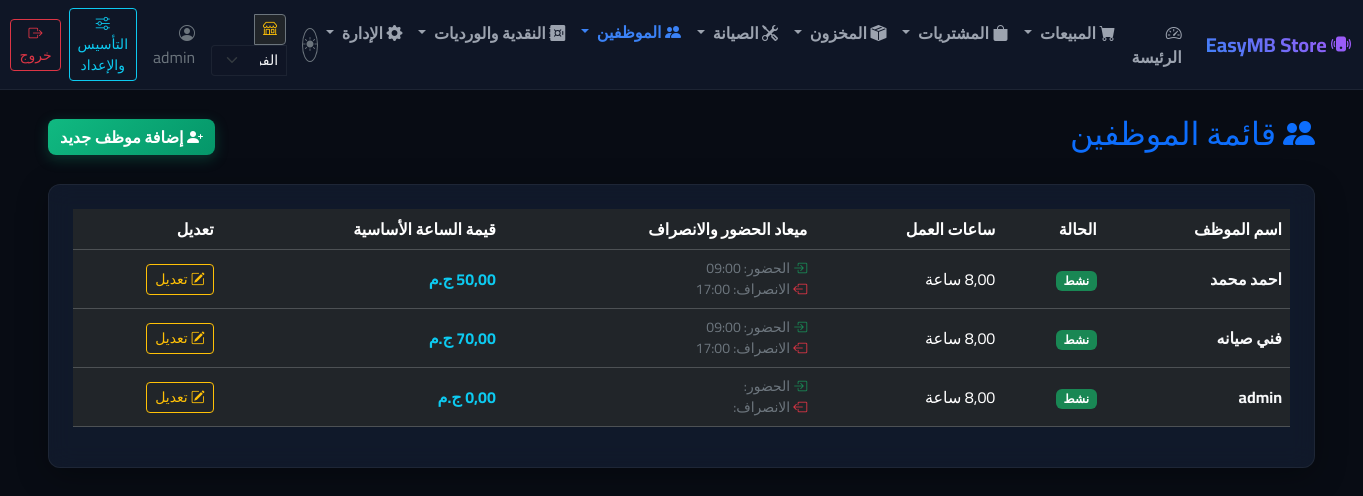
The page /hr/employees/ (signed in) on the database its author committed.
### erp/models.py (models this page shows, shortened)
class EmployeeProfile(models.Model):
    user = models.OneToOneField(User, on_delete=models.CASCADE, related_name='employee_profile', verbose_name="حساب المستخدم")
    active_branch = models.ForeignKey(Branch, on_delete=models.SET_NULL, null=True, blank=True, related_name='active_employees', verbose_name="الفرع النشط حالياً")
    allowed_branches = models.ManyToManyField(Branch, blank=True, related_name='employees', verbose_name="الفروع المسموح بها")
    hourly_rate = models.DecimalField(max_digits=8, decimal_places=2, default=0.00, verbose_name="قيمة ساعة العمل العادية")
    daily_working_hours = models.DecimalField(max_digits=4, decimal_places=2, default=8.00, verbose_name="ساعات العمل اليومية")
    shift_start_time = models.TimeField(null=True, blank=True, verbose_name="ميعاد الحضور")
    shift_end_time = models.TimeField(null=True, blank=True, verbose_name="ميعاد الانصراف")
    deduction_per_hour = models.DecimalField(max_digits=8, decimal_places=2, default=0.00, verbose_name="قيمة الخصم للساعة")
    overtime_per_hour = models.DecimalField(max_digits=8, decimal_places=2, default=0.00, verbose_name="قيمة الإضافي للساعة")
    base_salary = models.DecimalField(max_digits=10, decimal_places=2, default=0.00, verbose_name="الراتب الأساسي (اختياري)")
    is_active = models.BooleanField(default=True, verbose_name="على رأس العمل")
    class Meta:
        verbose_name = "ملف الموظف"
        verbose_name_plural = "ملفات الموظفين"

### erp/views.py (the view)
# urls.py: path('hr/employees/', views.employee_list, name='employee_list'),
@login_required
@permission_required('erp.view_employeeprofile', raise_exception=True)
def employee_list(request):
    employees = EmployeeProfile.objects.all().select_related('user')
    return render(request, 'erp/hr/employee_list.html', {'employees': employees})

### erp/context_processors.py (called while the page is built)
def branch_processor(request):
    context = {}
    if hasattr(request, 'branch'):
        context['active_branch'] = request.branch
        context['is_all_branches'] = (request.branch is None and request.session.get('active_branch_id') == 'all')
    if hasattr(request, 'user_allowed_branches') and request.user_allowed_branches:
        context['user_allowed_branches'] = request.user_allowed_branches
    return context

### erp/views.py (called while the page is built, shortened)
def permission_required(perm, login_url=None, raise_exception=False):
    def decorator(view_func):
        @wraps(view_func)
        def _wrapped_view(request, *args, **kwargs):
            if raise_exception:
                perms = [perm] if isinstance(perm, str) else perm
            return django_permission_required(perm, login_url=login_url, raise_exception=raise_exception)(view_func)(request, *args, **kwargs)
        return _wrapped_view
    return decorator

### erp/templates/erp/hr/employee_list.html (shortened to what this page needs)
{% extends 'erp/base.html' %}
{% block content %}
<div class="d-flex justify-content-between align-items-center mb-4">
    <h2 class="text-primary"><i class="bi bi-people-fill"></i> قائمة الموظفين</h2>
    <a href="{% url 'erp:employee_create' %}" class="btn btn-success">
        <i class="bi bi-person-plus-fill"></i> إضافة موظف جديد
    </a>
</div>
<div class="glass-card p-4">
    <div class="table-responsive">
        <table class="table table-dark table-hover align-middle custom-table">
            <thead>
                <tr>
                    <th>اسم الموظف</th>
                    <th>الحالة</th>
                    <th>ساعات العمل</th>
                    <th>ميعاد الحضور والانصراف</th>
                    <th>قيمة الساعة الأساسية</th>
                    <th>تعديل</th>
                </tr>
            </thead>
            <tbody>
                {% for emp in employees %}
                <tr>
                    <td>
                        <span class="fw-bold text-light">{{ emp.user.get_full_name|default:emp.user.username }}</span>
                    </td>
                    <td>
                        {% if emp.is_active %}
                            <span class="badge bg-success">نشط</span>
                        {% else %}
                            <span class="badge bg-danger">غير نشط</span>
                        {% endif %}
                    </td>
                    <td>{{ emp.daily_working_hours }} ساعة</td>
                    <td>
                        <small class="text-secondary d-block">
                            <i class="bi bi-box-arrow-in-right text-success"></i> الحضور: {{ emp.shift_start_time|default:"غير محدد"|time:"H:i" }}
                        </small>
                        <small class="text-secondary d-block">
                            <i class="bi bi-box-arrow-left text-danger"></i> الانصراف: {{ emp.shift_end_time|default:"غير محدد"|time:"H:i" }}
                        </small>
                    </td>
                    <td class="text-info fw-bold">{{ emp.hourly_rate }} ج.م</td>
                    <td>
                        <a href="{% url 'erp:employee_edit' emp.id %}" class="btn btn-sm btn-outline-warning">
                            <i class="bi bi-pencil-square"></i> تعديل
                        </a>
                    </td>
                </tr>
                {% empty %}
                <tr>
                    <td colspan="6" class="text-center text-muted py-4">لا يوجد موظفين مسجلين حالياً.</td>
                </tr>
                {% endfor %}
            </tbody>
        </table>
    </div>
</div>
{% endblock %}

### erp/templates/erp/base.html (shortened to what this page needs)
<!DOCTYPE html>
<html lang="ar" dir="rtl">
<head>
    <link rel="stylesheet" href="https://cdn.jsdelivr.net/npm/bootstrap@5.3.2/dist/css/bootstrap.rtl.min.css">
    <link rel="stylesheet" href="https://cdn.jsdelivr.net/npm/bootstrap-icons@1.11.2/font/bootstrap-icons.min.css">
    {% load static %}
    <link rel="stylesheet" href="{% static 'css/styles.css' %}?v={% now 'U' %}">
</head>
<body>
    <nav class="navbar navbar-expand-lg navbar-dark navbar-custom sticky-top">
        <div class="container-fluid">
            <a class="navbar-brand" href="{% if request.user.is_staff or request.user.is_superuser %}{% url 'erp:dashboard' %}{% elif perms.erp.add_saleinvoice %}{% url 'erp:pos' %}{% elif perms.erp.change_repairticket %}{% url 'erp:repair_list' %}{% else %}{% url 'erp:pos' %}{% endif %}">
                <i class="bi bi-phone-vibrate-fill"></i> EasyMB Store
            </a>
            <div class="collapse navbar-collapse" id="navbarNav">
                <ul class="navbar-nav me-auto mb-2 mb-lg-0">
                    {% if request.user.is_staff or request.user.is_superuser %}
                    <li class="nav-item">
                        <a class="nav-link {% if request.resolver_match.view_name == 'erp:dashboard' %}active{% endif %}" href="{% url 'erp:dashboard' %}">
                            <i class="bi bi-speedometer2"></i> الرئيسة
                        </a>
                    </li>
                    {% endif %}
                    {% if perms.erp.add_saleinvoice %}
                    <li class="nav-item dropdown">
                        <a class="nav-link dropdown-toggle " href="#" id="salesDropdown" role="button" data-bs-toggle="dropdown" aria-expanded="false">
                            <i class="bi bi-cart-fill"></i> المبيعات
                        </a>
                    </li>
                    {% endif %}
                    {% if perms.erp.add_device or perms.erp.view_purchaseinvoice %}
                    <li class="nav-item dropdown">
                        <a class="nav-link dropdown-toggle {% if 'purchase' in request.resolver_match.view_name %}active{% endif %}" href="#" id="purchasesDropdown" role="button" data-bs-toggle="dropdown" aria-expanded="false">
                            <i class="bi bi-bag-fill"></i> المشتريات
                        </a>
                    </li>
                    {% endif %}
                    {% if perms.erp.view_stock or perms.erp.view_stocktransfer %}
                    <li class="nav-item dropdown">
                        <a class="nav-link dropdown-toggle " href="#" id="inventoryDropdown" role="button" data-bs-toggle="dropdown" aria-expanded="false">
                            <i class="bi bi-box-seam-fill"></i> المخزون
                        </a>
                    </li>
                    {% endif %}
                    {% if perms.erp.view_repairticket %}
                    <li class="nav-item dropdown">
                        <a class="nav-link dropdown-toggle {% if 'repair' in request.resolver_match.view_name %}active{% endif %}" href="#" id="repairsDropdown" role="button" data-bs-toggle="dropdown" aria-expanded="false">
                            <i class="bi bi-tools"></i> الصيانة
                        </a>
                    </li>
                    {% endif %}
                    {% if request.user.is_authenticated %}
                    <li class="nav-item dropdown">
                        <a class="nav-link dropdown-toggle {% if 'hr' in request.resolver_match.view_name or 'employee' in request.resolver_match.view_name or 'payroll' in request.resolver_match.view_name or 'attendance' in request.resolver_match.view_name %}active{% endif %}" href="#" id="hrDropdown" role="button" data-bs-toggle="dropdown" aria-expanded="false">
                            <i class="bi bi-people-fill"></i> الموظفين
                        </a>
                    </li>
                    {% endif %}
                    {% if perms.erp.view_cashshift %}
                    <li class="nav-item dropdown">
                        <a class="nav-link dropdown-toggle " href="#" id="cashDropdown" role="button" data-bs-toggle="dropdown" aria-expanded="false">
                            <i class="bi bi-safe-fill"></i> النقدية والورديات
                        </a>
                    </li>
                    {% endif %}
                    {% if request.user.is_staff or request.user.is_superuser %}
                    <li class="nav-item dropdown">
                        <a class="nav-link dropdown-toggle " href="#" id="adminDropdown" role="button" data-bs-toggle="dropdown" aria-expanded="false">
                            <i class="bi bi-gear-fill"></i> الإدارة
                        </a>
                    </li>
                    {% endif %}
                </ul>
                <div class="d-flex align-items-center">
                    <button id="themeToggleBtn" class="btn btn-outline-secondary btn-sm me-3 text-secondary" title="تغيير نظام الإضاءة" style="border-radius: 50%; width: 34px; height: 34px; display: flex; align-items: center; justify-content: center; padding: 0;">
                        <i id="themeToggleIcon" class="bi bi-sun-fill"></i>
                    </button>
                    {% if request.user.is_authenticated %}
                        {% if user_allowed_branches %}
                        <form action="{% url 'erp:switch_branch' %}" method="POST" class="d-inline me-3">
                            <div class="input-group input-group-sm">
                                <span class="input-group-text bg-dark text-warning border-secondary">
                                    <i class="bi bi-shop"></i>
                                </span>
                                <select name="branch_id" class="form-select bg-dark text-light border-secondary" onchange="this.form.elements['next'].value = window.location.pathname + window.location.search + window.location.hash; this.form.submit()" style="max-width: 150px;">
                                    {% for b in user_allowed_branches %}
                                    <option value="{{ b.id }}" {% if active_branch and active_branch.id == b.id %}selected{% endif %}>{{ b.name }}</option>
                                    {% endfor %}
                                </select>
                            </div>
                        </form>
                        {% endif %}
                        <span class="text-secondary me-3">
                            <i class="bi bi-person-circle"></i> {{ request.user.username }}
                        </span>
                        {% if perms.erp.change_storesetting %}
                        <a href="{% url 'erp:setup_dashboard' %}" class="btn btn-outline-info btn-sm me-2">
                            <i class="bi bi-sliders"></i> التأسيس والإعداد
                        </a>
                        {% endif %}
                        <form action="{% url 'erp:logout' %}" method="POST" class="d-inline">
                            <button type="submit" class="btn btn-outline-danger btn-sm">
                                <i class="bi bi-box-arrow-right"></i> خروج
                            </button>
                        </form>
                    {% else %}
                        <a href="{% url 'erp:login' %}" class="btn btn-primary btn-sm">
                            <i class="bi bi-box-arrow-in-left"></i> دخول
                        </a>
                    {% endif %}
                </div>
            </div>
        </div>
    </nav>
    <div class="container-fluid py-4 px-lg-5">
        {% block content %}{% endblock %}
    </div>
</body>
</html>

### erp/static/css/styles.css (style rules this page uses)
:root { --bg-primary: #080c14; --bg-secondary: #0f1626; --bg-card: rgba(22, 33, 54, 0.65); --border-color: rgba(255, 255, 255, 0.06); --border-color-focus: rgba(59, 130, 246, 0.5); --text-primary: #f3f4f6; --text-secondary: #9ca3af; --primary: #3b82f6; --primary-glow: rgba(59, 130, 246, 0.35); --secondary: #a855f7; --secondary-glow: rgba(168, 85, 247, 0.35); --success: #10b981; --success-glow: rgba(16, 185, 129, 0.25); --warning: #f59e0b; --danger: #ef4444; --danger-glow: rgba(239, 68, 68, 0.25); }
body { background-color: var(--bg-primary); color: var(--text-primary); font-family: 'Cairo', 'Inter', sans-serif; margin: 0; padding: 0; overflow-x: hidden; direction: rtl; }
.navbar-custom { background-color: var(--bg-secondary); border-bottom: 1px solid var(--border-color); backdrop-filter: blur(10px); }
.navbar-brand { font-weight: 700; color: var(--text-primary) !important; background: linear-gradient(45deg, var(--primary), var(--secondary)); -webkit-background-clip: text; -webkit-text-fill-color: transparent; }
.nav-link { color: var(--text-secondary) !important; font-weight: 600; transition: all 0.3s ease; }
.nav-link:hover, .nav-link.active { color: var(--primary) !important; transform: translateY(-1px); }
.glass-card { background: var(--bg-card); backdrop-filter: blur(12px); -webkit-backdrop-filter: blur(12px); border: 1px solid var(--border-color); border-radius: 12px; box-shadow: 0 8px 32px 0 rgba(0, 0, 0, 0.3); transition: transform 0.3s ease, box-shadow 0.3s ease, border-color 0.3s ease; }
.form-control, .form-select { background-color: rgba(15, 22, 38, 0.8) !important; border: 1px solid var(--border-color) !important; color: var(--text-primary) !important; border-radius: 8px; padding: 10px 14px; transition: border-color 0.2s, box-shadow 0.2s; }
.btn-success { background: linear-gradient(135deg, var(--success), #059669) !important; border: none !important; border-radius: 8px !important; box-shadow: 0 4px 14px var(--success-glow) !important; font-weight: 600 !important; transition: all 0.3s ease !important; }
body { transition: background-color 0.3s ease, color 0.3s ease !important; }
.glass-card, .table-custom, .pos-checkout-sidebar, .pos-cart-item, .pos-summary { transition: background-color 0.3s ease, color 0.3s ease, border-color 0.3s ease, box-shadow 0.3s ease !important; }

### rows shown on the page
EmployeeProfile: user.get_full_name "احمد محمد", is_active "نشط", shift_start_time "09:00", shift_end_time "17:00", hourly_rate "50,00"
EmployeeProfile: user.get_full_name "فني صيانه", is_active "نشط", shift_start_time "09:00", shift_end_time "17:00", hourly_rate "70,00"
EmployeeProfile: user.get_full_name "admin", is_active "نشط", hourly_rate "0,00"

### other values the page prints
{{ request.user.username }} "admin"
form field branch_id "الفرع الرئيسي"
